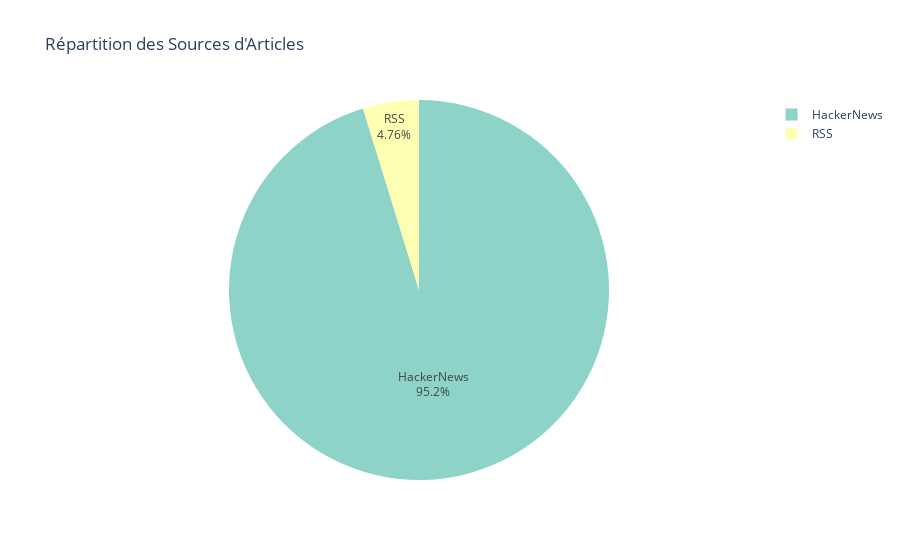
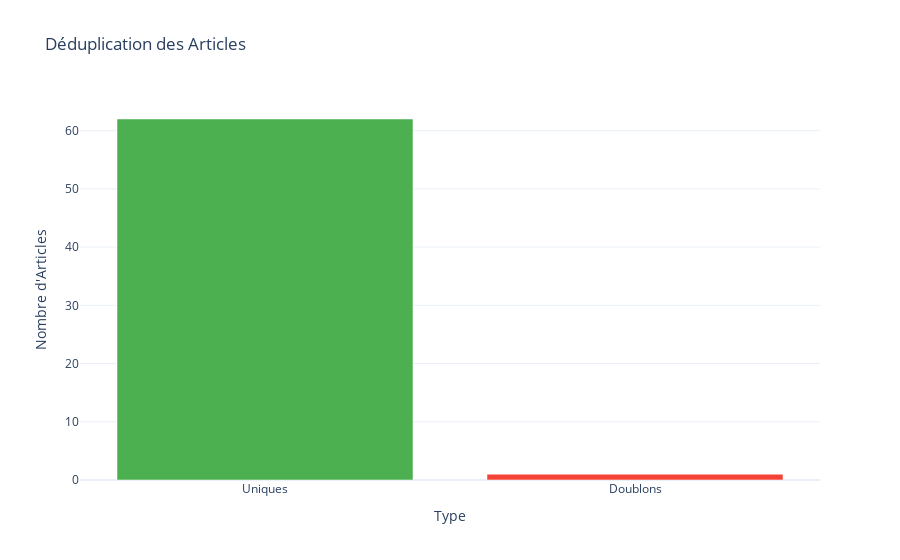

The notebook cell these images were saved under, in order:
### Markdown cell above
## 🔍 5. Analyse des Sources et Déduplication

### Code cell
# Analyse des sources
if not df_classified.empty and 'source' in df_classified.columns:
    source_counts = df_classified['source'].value_counts()
    
    fig = px.pie(
        values=source_counts.values,
        names=source_counts.index,
        title='Répartition des Sources d\'Articles',
        color_discrete_sequence=px.colors.qualitative.Set3
    )
    fig.update_traces(textposition='inside', textinfo='percent+label')
    fig.show()
    
    print(f"\n📰 Analyse des sources:")
    for source, count in source_counts.items():
        pct = (count / len(df_classified)) * 100
        print(f"   {source}: {count} articles ({pct:.1f}%)")

# Analyse de la déduplication
if not df_classified.empty and 'is_duplicate' in df_classified.columns:
    duplicate_counts = df_classified['is_duplicate'].value_counts()
    
    fig = px.bar(
        x=['Uniques', 'Doublons'] if False in duplicate_counts.index else ['Uniques'],
        y=[duplicate_counts.get(False, 0), duplicate_counts.get(True, 0)],
        title='Déduplication des Articles',
        labels={'x': 'Type', 'y': 'Nombre d\'Articles'}
    )
    fig.update_traces(marker_color=['#4CAF50', '#F44336'])
    fig.show()
    
    total_articles = len(df_classified)
    unique_articles = duplicate_counts.get(False, 0)
    duplicate_rate = ((total_articles - unique_articles) / total_articles) * 100
    
    print(f"\n🔄 Analyse de déduplication:")
    print(f"   Articles totaux: {total_articles}")
    print(f"   Articles uniques: {unique_articles}")
    print(f"   Taux de doublons: {duplicate_rate:.1f}%")

### Figure 1 — Plotly figure (JSON) as saved in the notebook; plotly's stock layout.template omitted (floating-point values rounded to 4 significant figures)
{"data": [{"domain": {"x": [0, 1], "y": [0, 1]}, "hovertemplate": "label=%{label}<br>value=%{value}<extra></extra>", "labels": ["HackerNews", "RSS"], "legendgroup": "", "name": "", "showlegend": true, "textinfo": "percent+label", "textposition": "inside", "type": "pie", "values": [60, 3]}], "layout": {"legend": {"tracegroupgap": 0}, "piecolorway": ["rgb(141,211,199)", "rgb(255,255,179)", "rgb(190,186,218)", "rgb(251,128,114)", "rgb(128,177,211)", "rgb(253,180,98)", "rgb(179,222,105)", "rgb(252,205,229)", "rgb(217,217,217)", "rgb(188,128,189)", "rgb(204,235,197)", "rgb(255,237,111)"], "title": {"text": "Répartition des Sources d'Articles"}}}

### Figure 2 — Plotly figure (JSON) as saved in the notebook; plotly's stock layout.template omitted (floating-point values rounded to 4 significant figures)
{"data": [{"alignmentgroup": "True", "hovertemplate": "Type=%{x}<br>Nombre d'Articles=%{y}<extra></extra>", "legendgroup": "", "marker": {"color": ["#4CAF50", "#F44336"], "pattern": {"shape": ""}}, "name": "", "offsetgroup": "", "orientation": "v", "showlegend": false, "textposition": "auto", "type": "bar", "x": ["Uniques", "Doublons"], "xaxis": "x", "y": [62, 1], "yaxis": "y"}], "layout": {"barmode": "relative", "legend": {"tracegroupgap": 0}, "title": {"text": "Déduplication des Articles"}, "xaxis": {"anchor": "y", "domain": [0, 1], "title": {"text": "Type"}}, "yaxis": {"anchor": "x", "domain": [0, 1], "title": {"text": "Nombre d'Articles"}}}}
